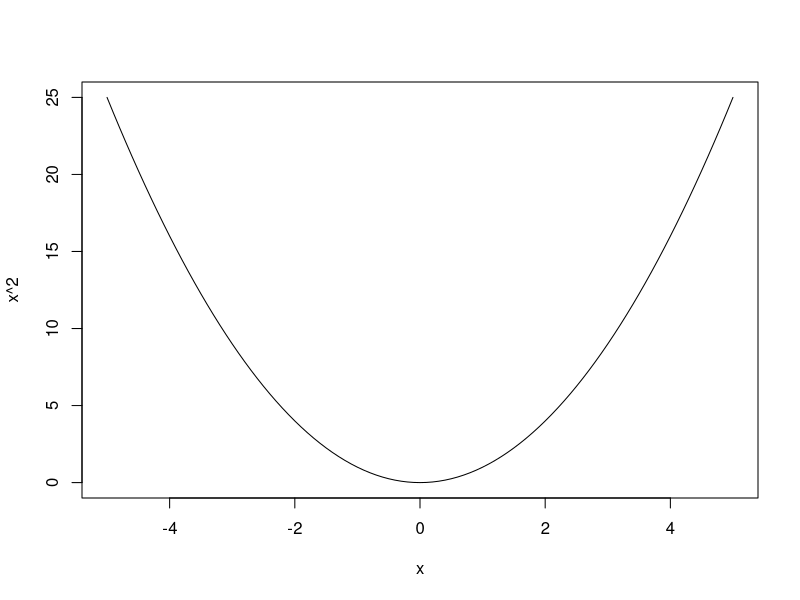

Reproduce this figure in R.
1+1
sqrt(10) # pierwiastek
curve(x^2, from=-5,to=5) # funkcja do tworzenia wykresów

# aby wywołać kod R należy użyć skrótu ctrl+enter
# aby uruchomić cały skrypt należy użyć ctrl+shift+enter
# czyszczenie konsoli to ctrl+l